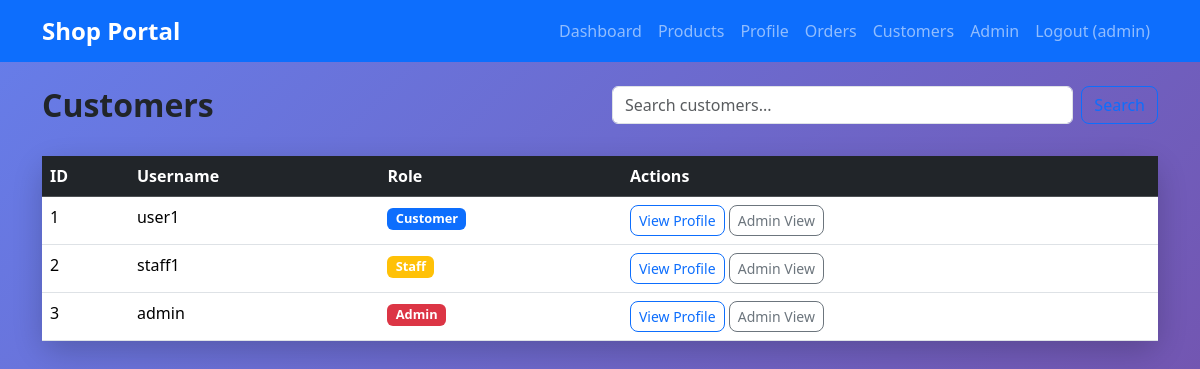
The app's page /customers (signed in) with its own data.
### tables this page shows
CREATE TABLE users (
            id INTEGER PRIMARY KEY AUTOINCREMENT,
            username TEXT UNIQUE NOT NULL,
            password TEXT NOT NULL,
            role TEXT NOT NULL
        );

### app.py (the view)
@app.route('/customers')
def customers():
    conn = get_db_connection()
    search = request.args.get('search', '')
    query = f"SELECT * FROM users WHERE username LIKE '%{search}%' OR role LIKE '%{search}%'"
    print(f"CUSTOMERS SQL: {query}")
    customers = conn.execute(query).fetchall()
    conn.close()
    return render_template('customers.html', customers=customers)

### app.py (called while the page is built)
def get_db_connection():
    conn = sqlite3.connect('shop.db')
    conn.row_factory = sqlite3.Row
    return conn

### templates/customers.html (shortened to what this page needs)
{% extends "base.html" %}
{% block content %}
<div class="row mb-4">
    <div class="col-md-6">
        <h2>
            Customers
        </h2>
    </div>
    <div class="col-md-6">
        <form method="GET" class="d-flex">
            <input type="text" name="search" class="form-control me-2"
                   placeholder="Search customers..."
                   value="">
            <button type="submit" class="btn btn-outline-primary">Search</button>
        </form>
    </div>
</div>
<div class="card">
    <div class="card-body p-0">
        <div class="table-responsive">
            <table class="table table-hover mb-0">
                <thead class="table-dark">
                    <tr>
                        <th>ID</th>
                        <th>Username</th>
                        <th>Role</th>
                        <th>Actions</th>
                    </tr>
                </thead>
                <tbody>
                    {% for customer in customers %}
                    <tr>
                        <td>{{ customer.id }}</td>
                        <td>{{ customer.username }}</td>
                        <td>
                            <span class="badge bg-{{ 'primary' if customer.role == 'customer' else 'warning' if customer.role == 'staff' else 'danger' }}">
                                {{ customer.role|title }}
                            </span>
                        </td>
                        <td>
                            <a href="{{ url_for('profile', id=customer.id) }}"
                               class="btn btn-sm btn-outline-primary">
                                View Profile
                            </a>
                            {% if session.role == 'admin' %}
                            <a href="{{ url_for('admin_user', id=customer.id) }}"
                               class="btn btn-sm btn-outline-secondary">
                                Admin View
                            </a>
                            {% endif %}
                        </td>
                    </tr>
                    {% endfor %}
                </tbody>
            </table>
        </div>
    </div>
</div>
{% endblock %}

### static/style.css (style rules this page uses)
body { background: linear-gradient(135deg, #667eea 0%, #764ba2 100%); min-height: 100vh; font-family: 'Segoe UI', Tahoma, Geneva, Verdana, sans-serif; }
.card { border: none; border-radius: 15px; box-shadow: 0 10px 30px rgba(0,0,0,0.2); transition: transform 0.2s; }
.btn { border-radius: 8px; font-weight: 500; }
h2, h3, h4, h5, h6 { font-weight: 600; }
.badge { font-size: 0.8em; }

### records on screen
users: id "1", username "user1", role "Customer"
users: id "2", username "staff1", role "Staff"
users: id "3", username "admin", role "Admin"

### other values on screen
{{ session.username }} "admin"
